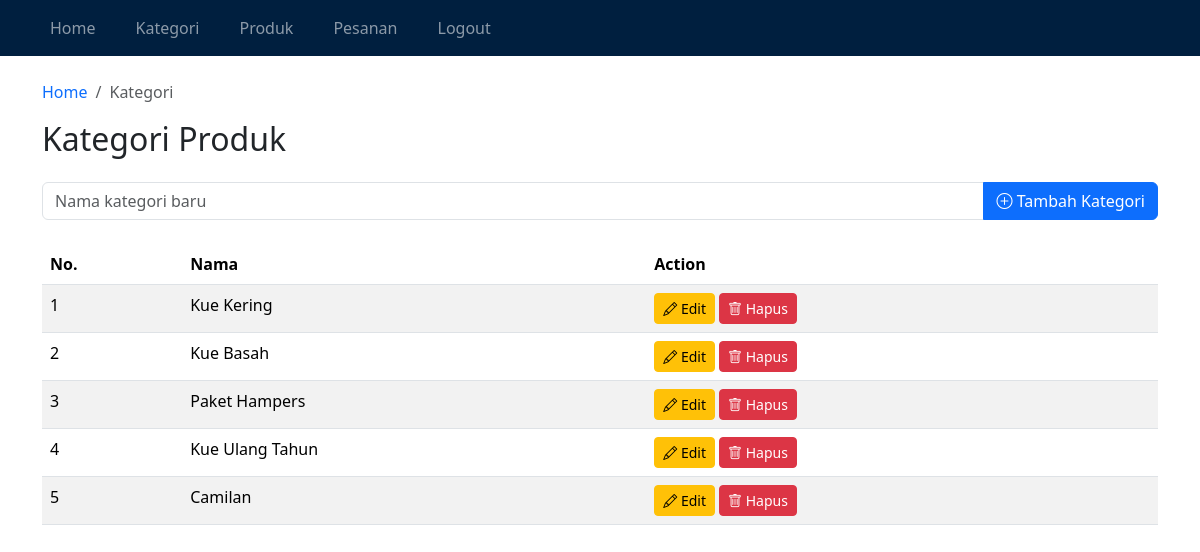
Page /adminpanel/kategori.php (signed in) on the committed database.
### tables this page shows
CREATE TABLE `kategori` (
  `id` int(11) NOT NULL,
  `nama` varchar(100) DEFAULT NULL
);

### adminpanel/kategori.php (the view, shortened to what this page needs)
<?php
require "koneksi.php";
$queryKategori = mysqli_query($con, "SELECT * FROM kategori");
?>
<!DOCTYPE html>
<html lang="id">
<head>
    <link href="https://cdn.jsdelivr.net/npm/bootstrap@5.3.2/dist/css/bootstrap.min.css" rel="stylesheet">
    <link href="https://cdn.jsdelivr.net/npm/bootstrap-icons@1.10.5/font/bootstrap-icons.css" rel="stylesheet">
    <link href="https://cdnjs.cloudflare.com/ajax/libs/font-awesome/6.5.0/css/all.min.css" rel="stylesheet">
</head>
<body>
    <?php require "navbar.php"; ?>
    <div class="container mt-4">
        <nav aria-label="breadcrumb">
            <ol class="breadcrumb">
                <li class="breadcrumb-item"><a href="index.php" class="text-decoration-none">Home</a></li>
                <li class="breadcrumb-item active" aria-current="page">Kategori</li>
            </ol>
        </nav>
        <h2 class="mb-4">Kategori Produk</h2>
        <form class="mb-4" method="POST">
            <div class="input-group">
                <input type="text" class="form-control" placeholder="Nama kategori baru" name="new_category" required>
                <button class="btn btn-primary" type="submit"><i class="bi bi-plus-circle"></i> Tambah Kategori</button>
            </div>
        </form>
        <div class="table-responsive">
            <table class="table table-striped">
                <thead>
                    <tr>
                        <th>No.</th>
                        <th>Nama</th>
                        <th>Action</th>
                    </tr>
                </thead>
                <tbody>
                    <?php
                    $no = 1;
                    if (mysqli_num_rows($queryKategori) > 0) {
                        while ($kategori = mysqli_fetch_array($queryKategori)) {
                    ?>
                    <tr>
                        <td><?= $no++; ?></td>
                        <td><?= $kategori['nama']; ?></td>
                        <td>
                            <a href="edit_kategori.php?id=<?= $kategori['id']; ?>" class="btn btn-warning btn-sm"><i class="bi bi-pencil"></i> Edit</a>
                            <a href="hapus_kategori.php?id=<?= $kategori['id']; ?>" class="btn btn-danger btn-sm"><i class="bi bi-trash"></i> Hapus</a>
                        </td>
                    </tr>
                    <?php
                        }
                    } else {
                        echo "<tr><td colspan='3' class='text-center'>Kategori tidak ditemukan.</td></tr>";
                    }
                    ?>
                </tbody>
            </table>
        </div>
    </div>
</body>
</html>

### rows in the picture
kategori: nama "Kue Kering"
kategori: nama "Kue Basah"
kategori: nama "Paket Hampers"
kategori: nama "Kue Ulang Tahun"
kategori: nama "Camilan"
